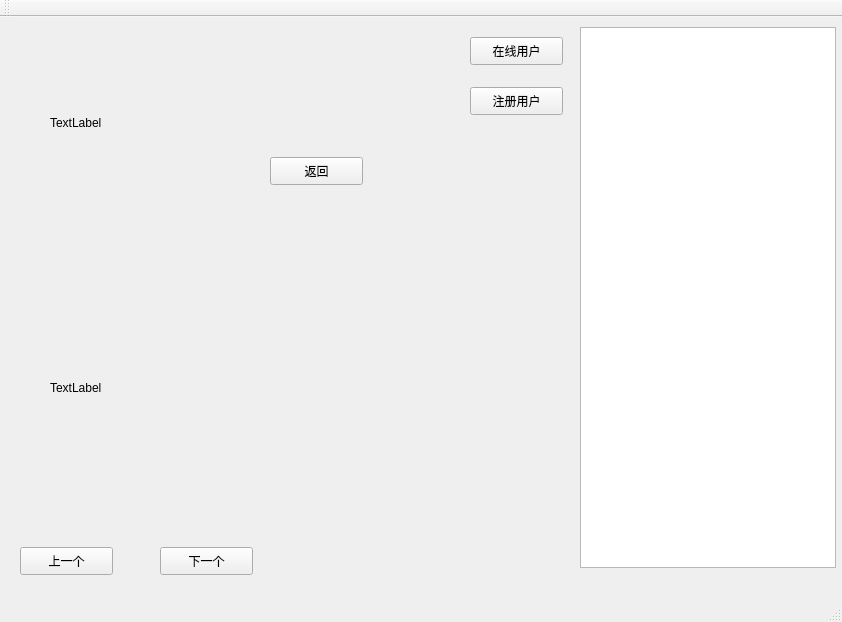
<?xml version="1.0" encoding="UTF-8"?>
<ui version="4.0">
 <class>MainWindow</class>
 <widget class="QMainWindow" name="MainWindow">
  <property name="geometry">
   <rect>
    <x>0</x>
    <y>0</y>
    <width>842</width>
    <height>622</height>
   </rect>
  </property>
  <property name="windowTitle">
   <string>MainWindow</string>
  </property>
  <widget class="QWidget" name="centralWidget">
   <widget class="QLabel" name="img_label">
    <property name="geometry">
     <rect>
      <x>50</x>
      <y>0</y>
      <width>191</width>
      <height>211</height>
     </rect>
    </property>
    <property name="text">
     <string>TextLabel</string>
    </property>
   </widget>
   <widget class="QLabel" name="info_label">
    <property name="geometry">
     <rect>
      <x>50</x>
      <y>240</y>
      <width>191</width>
      <height>261</height>
     </rect>
    </property>
    <property name="text">
     <string>TextLabel</string>
    </property>
   </widget>
   <widget class="QPushButton" name="pre_btn">
    <property name="geometry">
     <rect>
      <x>20</x>
      <y>530</y>
      <width>93</width>
      <height>28</height>
     </rect>
    </property>
    <property name="text">
     <string>上一个</string>
    </property>
   </widget>
   <widget class="QPushButton" name="next_btn">
    <property name="geometry">
     <rect>
      <x>160</x>
      <y>530</y>
      <width>93</width>
      <height>28</height>
     </rect>
    </property>
    <property name="text">
     <string>下一个</string>
    </property>
   </widget>
   <widget class="QListWidget" name="listWidget">
    <property name="geometry">
     <rect>
      <x>580</x>
      <y>10</y>
      <width>256</width>
      <height>541</height>
     </rect>
    </property>
   </widget>
   <widget class="QPushButton" name="onlineUser_btn">
    <property name="geometry">
     <rect>
      <x>470</x>
      <y>20</y>
      <width>93</width>
      <height>28</height>
     </rect>
    </property>
    <property name="text">
     <string>在线用户</string>
    </property>
   </widget>
   <widget class="QPushButton" name="regUser_btn">
    <property name="geometry">
     <rect>
      <x>470</x>
      <y>70</y>
      <width>93</width>
      <height>28</height>
     </rect>
    </property>
    <property name="text">
     <string>注册用户</string>
    </property>
   </widget>
   <widget class="QLabel" name="show_label">
    <property name="geometry">
     <rect>
      <x>280</x>
      <y>10</y>
      <width>171</width>
      <height>101</height>
     </rect>
    </property>
    <property name="text">
     <string/>
    </property>
   </widget>
   <widget class="QPushButton" name="back_btn">
    <property name="geometry">
     <rect>
      <x>270</x>
      <y>140</y>
      <width>93</width>
      <height>28</height>
     </rect>
    </property>
    <property name="text">
     <string>返回</string>
    </property>
   </widget>
  </widget>
  <widget class="QMenuBar" name="menuBar">
   <property name="geometry">
    <rect>
     <x>0</x>
     <y>0</y>
     <width>842</width>
     <height>26</height>
    </rect>
   </property>
  </widget>
  <widget class="QToolBar" name="mainToolBar">
   <attribute name="toolBarArea">
    <enum>TopToolBarArea</enum>
   </attribute>
   <attribute name="toolBarBreak">
    <bool>false</bool>
   </attribute>
  </widget>
  <widget class="QStatusBar" name="statusBar"/>
 </widget>
 <layoutdefault spacing="6" margin="11"/>
 <resources/>
 <connections/>
</ui>
